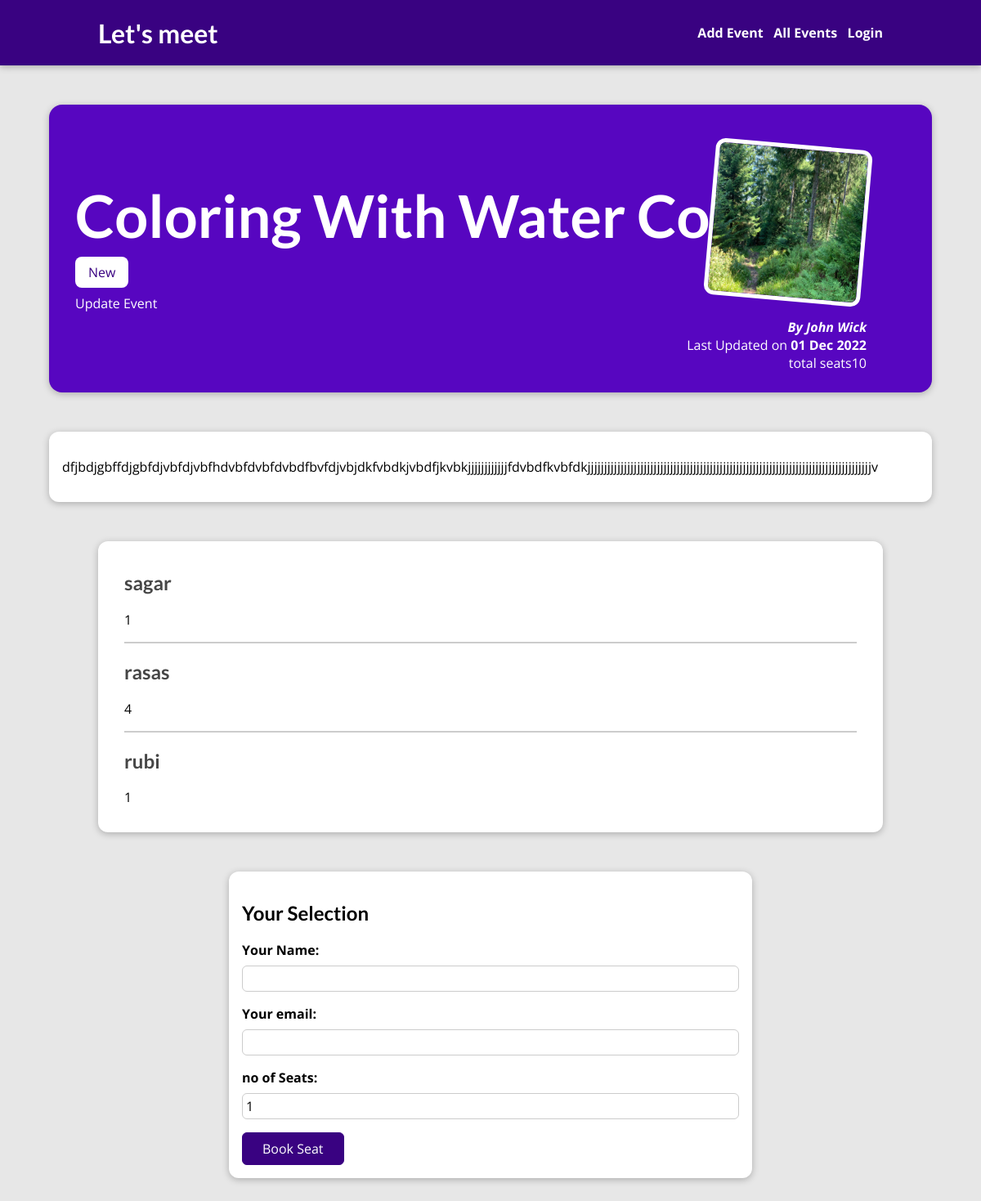
/events/coloring-and-fun, run on the app's committed database.
### blog/models.py (models this page shows, shortened)
class Post(models.Model):
    title = models.CharField(max_length=200)
    summary = models.CharField(max_length=300)
    image = models.CharField(max_length=100)
    date= models.DateTimeField()
    content = models.TextField(validators=[MinLengthValidator(50)])
    slug = models.SlugField(db_index=True, unique=True)
    author = models.ForeignKey(Author, on_delete=models.SET_NULL, null=True, related_name="posts")
    tags = models.ManyToManyField(Tag)
    category=models.CharField(max_length=100,default='fun')
    venue=models.CharField(max_length=100,default="none")
    total_seats=models.IntegerField(default=10)

class Tag(models.Model):
    caption = models.CharField(max_length=50)

class Author(models.Model):
    first_name = models.CharField(max_length=100)
    last_name = models.CharField(max_length=100)
    email_address = models.EmailField()
    def __str__(self):
        return "{} {}".format(self.first_name, self.last_name)

class RegisterEvent(models.Model):
    user_name = models.CharField(max_length=100)
    user_email = models.EmailField()
    seats = models.IntegerField(default=1)
    post = models.ForeignKey(Post, on_delete=models.CASCADE, related_name="registrations")

### blog/views.py (the view, shortened to what this page needs)
# urls.py: path("events/<slug:slug>", views.PostsDetailView.as_view(), name="selected-post"),
class PostsDetailView(View):  # remove s
    def get(self, request, slug):
        post = Post.objects.get(slug=slug)
        register_form = RegisterEventForm()
        return render(request, "blog/post_detail.html",
                      {"post": post, "post_tags": post.tags.all(), "registrations": post.registrations.all().order_by("-id"), "register_form": register_form, })

### blog/forms.py
class RegisterEventForm(ModelForm):
    class Meta:
        model = RegisterEvent
        exclude = ["post"]
        labels = {"user_name": "Your Name",
                  "user_email": "Your email","seats":"no of Seats"}

### blog/templates/blog/post_detail.html (shortened to what this page needs)
{% extends 'base.html' %}
{% load static %}
{% block css_files %}
<link rel="stylesheet" href="{% static 'blog/post_detail.css' %}" />
{% endblock %}
{% block content %}
<section id="summary">
<h2>{{ post.title|title }}</h2>
<p>
    {% for tag in post_tags %}
        <span class='tag'>{{ tag.caption }}</span>
    {% endfor %}
</p>
    <a href="{% url 'update-event' post.slug %}">Update Event &nbsp; </a>
<article>
    <img src="{% static 'blog/images/'|add:post.image %}" alt=""/>
    <address>By <a href="mailto:{{ post.author.email_address }}">{{ post.author }}</a></address>
    <div>
        Last Updated on <time>{{ post.date|date:"d M Y" }}</time>
        <br>
        total seats{{ post.total_seats }}
    </div>
</article>
</section>
<main>
    {{ post.content|linebreaks }}
</main>
<section id="comments">
    <ul>
    {% for register in registrations %}
    <li>
        <h2>{{ register.user_name }}</h2>
        <p>{{ register.seats|linebreaks }}</p>
    </li>
    {% endfor %}
    </ul>
</section>
<section id="comment-form">
    <h2>Your Selection</h2>
    <form method="POST" action="{% url 'selected-post' post.slug %}">
        {% for fields in register_form %}
         <div class="form-control {% if fields.errors %}invalid{% endif %}">
            {{ fields.label_tag }}
            {{ fields }}
        </div>
        {% endfor %}
        <button>Book Seat</button>
    </form>
</section>
{% endblock %}

### templates/base.html (shortened to what this page needs)
{% load static %}
<!DOCTYPE html>
<html lang="en">
<head>
    <link rel="stylesheet" href="{% static 'app.css' %}"/>
    {% block css_files %}{% endblock css_files %}
</head>
<body>
<header id="main-navigation">
    <h1><a href="{% url 'starting-page' %}">Let's meet</a></h1>
    <nav>
        <a href="{% url 'add-post' %}">Add Event &nbsp; </a>
        <a href="{% url 'all-posts' %}">All Events &nbsp; </a>
        {% if user.is_authenticated %}
        <a href="{% url 'logout' %}">Logout</a>
        <li class="nav-item">
        <a class="nav-link" href="#">Welcome, {{user.username}}</a>
      </li>
        {% else %}
        <a class="nav-link" href="/login">Login</a>
        {% endif %}
    </nav>
</header>
{% block content %}
{% endblock content %}
</body>
</html>

### static/app.css (style rules this page uses)
* { box-sizing: border-box; }
html { font-family: 'Open Sans', 'Lato', sans-serif; }
body { margin: 0; }
h1, h2, h3 { font-family: 'Lato', sans-serif; font-weight: bold; }
#main-navigation { width: 100%; height: 5rem; display: flex; justify-content: space-between; align-items: center; padding: 0 10%; position: absolute; top: 0; left: 0; }
#main-navigation a { text-decoration: none; color: white; font-weight: bold; }

### blog/static/blog/post_detail.css (style rules this page uses)
body { background-color: #e7e7e7; }
#main-navigation { background-color: #390281; box-shadow: 0 2px 8px rgba(0, 0, 0, 0.25); }
#summary { margin: 8rem auto 3rem auto; padding: 2rem; width: 90%; max-width: 90rem; border-radius: 16px; background-color: #5706c0; position: relative; box-shadow: 0 2px 8px rgba(0, 0, 0, 0.25); height: 22rem; }
#summary h2 { color: white; font-size: 4.5rem; margin-bottom: 0.25rem; }
#summary article { position: absolute; top: 2rem; right: 3rem; padding: 1rem 2rem; border-radius: 12px; text-align: right; color: white; }
#summary article img { width: 12rem; height: 12rem; border-radius: 12px; transform: rotateZ(5deg); border: 5px solid white; margin-bottom: 1rem; }
#summary address { font-weight: bold; }
#summary a { color: white; text-decoration: none; }
#summary time { font-weight: bold; }
main { width: 90%; max-width: 90rem; margin: 3rem auto; background-color: white; padding: 1rem; border-radius: 12px; box-shadow: 0 2px 8px rgba(0, 0, 0, 0.25); }
.tag { background-color: white; color: #390281; padding: 0.5rem 1rem; border-radius: 8px; }
#comment-form { margin: 3rem auto; width: 90%; max-width: 40rem; border-radius: 12px; background-color: white; box-shadow: 0 2px 8px rgba(0, 0, 0, 0.25); padding: 1rem; }
#comment-form button { font: inherit; background-color: #390281; color: white; border: 1px solid #390281; padding: 0.5rem 1.5rem; border-radius: 6px; cursor: pointer; }
.form-control { margin-bottom: 1rem; }
.form-control label { font-weight: bold; margin-bottom: 0.5rem; display: block; }
.form-control input, .form-control textarea { display: block; width: 100%; font: inherit; padding: 0.25rem; border-radius: 6px; border: 1px solid #ccc; }
#comments { margin: 3rem auto; width: 90%; max-width: 60rem; border-radius: 12px; background-color: white; box-shadow: 0 2px 8px rgba(0, 0, 0, 0.25); padding: 1rem 2rem; }
#comments ul { list-style: none; margin: 0; padding: 0; }
#comments li { margin-bottom: 1rem; border-bottom: 2px solid #ccc; }
#comments li:last-of-type { border-bottom: none; }
#comments h2 { color: #464646; }

### data on the page
Post: title "Coloring With Water Color", image (picture), author "John Wick", date "01 Dec 2022", total_seats "10", content "dfjbdjgbffdjgbfdjvbfdjvbfhdvbfdvbfdvbdfbvfdjvbjdkfvbdkjvbdfjkvbkjjjjjjjjjjjjfdvbdfkvbfdkjjjjjjjjjjjjjjjjjjjjjjjjjjjjjjjjjjjjjjjjjjjjjjjjjjjjjjjjjjjjjjjjjjjjjjjjjjjjjjjjjjjjjjv"
Tag: caption "New"
RegisterEvent: user_name "sagar", seats "1"
RegisterEvent: user_name "rasas", seats "4"
RegisterEvent: user_name "rubi", seats "1"

### other printed values
{{ fields.label_tag }} "Your Name:" "Your email:" "no of Seats:"
